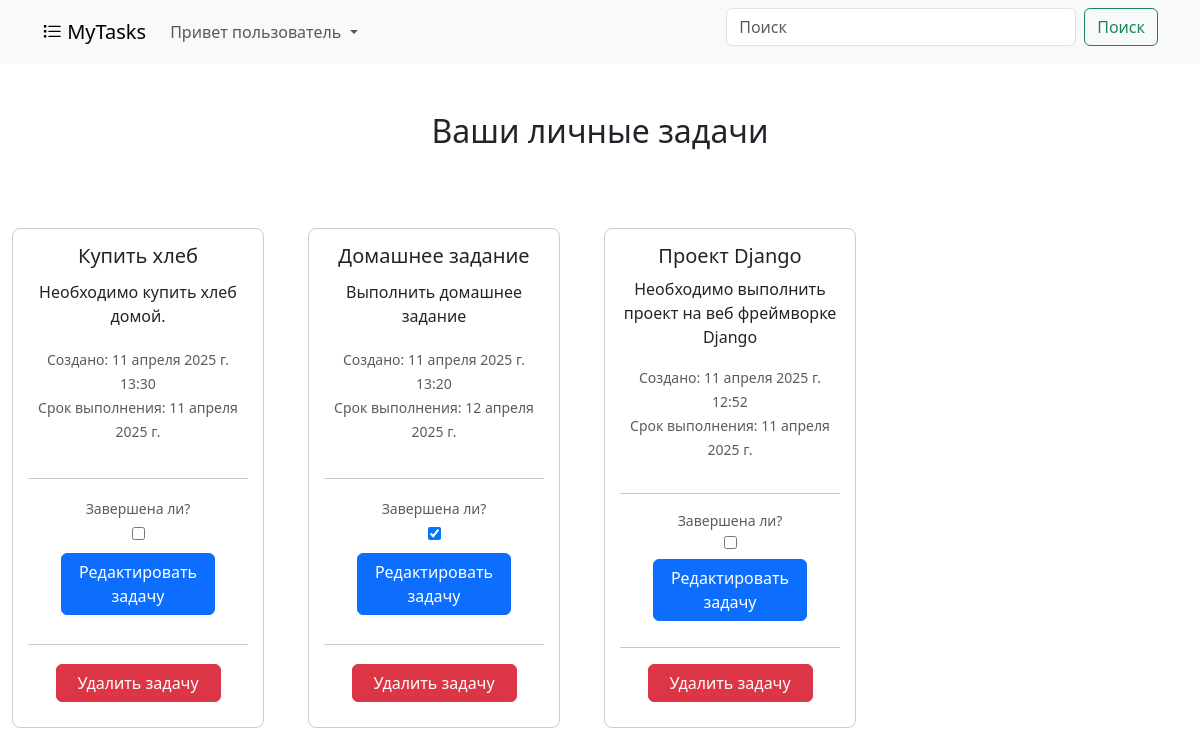
Before: /main/ (signed in) with the older database file.
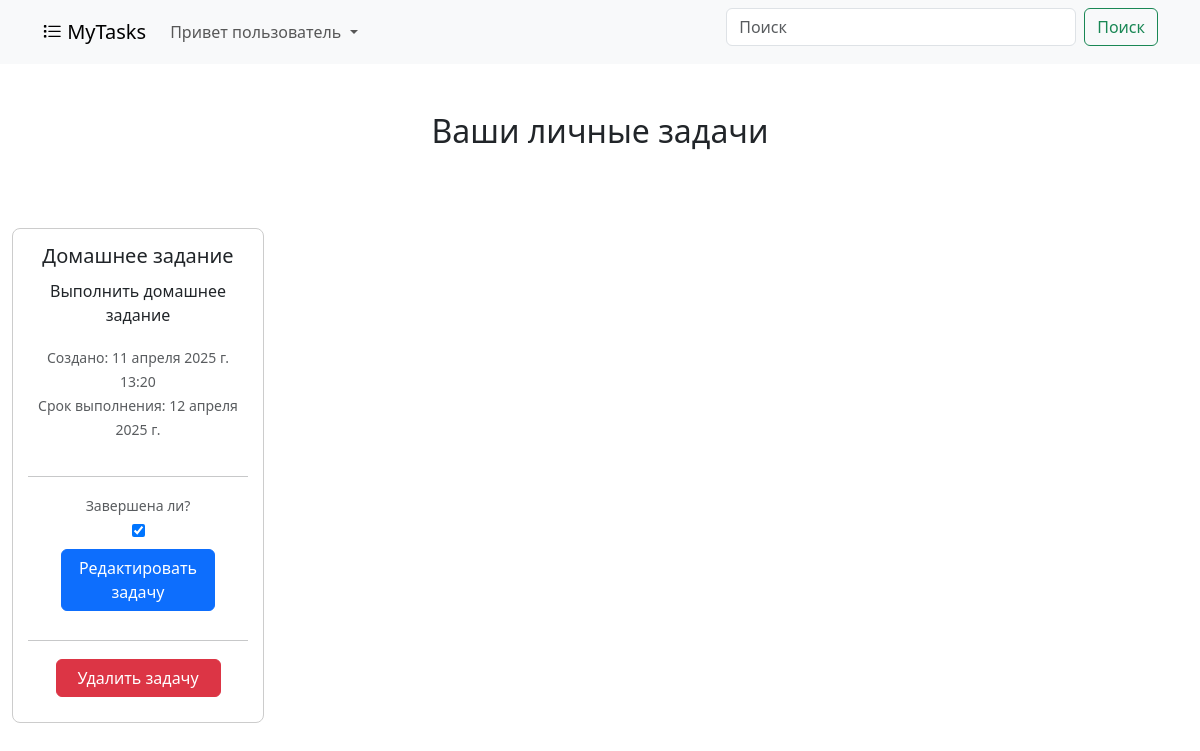
After: the same page with the newer database file.
### MyTasks/models.py (models this page shows, shortened)
class Task(models.Model):
    title = models.CharField(max_length=255, verbose_name="Название задачи")
    description = models.TextField(blank=True, null=True, verbose_name="Описание")
    created_at = models.DateTimeField(auto_now_add=True, verbose_name="Дата создания")
    due_date = models.DateField(blank=True, null=True, verbose_name="Срок выполнения")
    is_completed = models.BooleanField(default=False, verbose_name="Завершена")
    class Meta:
        verbose_name = "Задача"
        verbose_name_plural = "Задачи"
        ordering = ['-created_at']

### MyTasks/views.py (the view, shortened to what this page needs)
# urls.py: path('main/', index, name='main'),
def index(request):
    if not request.user.is_authenticated:
        return redirect('login')
    tasks = Task.objects.all()
    context = {
        'title': 'MyTasks',
        'tasks': tasks,
        'edit_task_id': request.POST.get('edit_task_id')
    }
    return render(request, 'MyTasks/main.html', context)

### MyTasks/templates/MyTasks/main.html (shortened to what this page needs)
{% extends 'base.html' %}
{% block main %}
<div class="d-flex justify-content-center">
    <h2>Ваши личные задачи</h2>
</div>
<div class="row">
    {% for task in tasks %}
    <div class="col-4 mb-4">
        <div class="card text-center" style="height: 100%; max-height: 500px;">
            <div class="card-body">
                {% if edit_task_id == task.id|stringformat:"s" %}
                <form method="POST">
                    {% csrf_token %}
                    <input type="hidden" name="task_id" value="{{ task.id }}">
                    <div class="form-group">
                        <input type="text" name="title" value="{{ task.title }}" class="form-control mb-2" required>
                        <textarea name="description" class="form-control mb-2" required>{{ task.description }}</textarea>
                        <input type="date" name="due_date" value="{{ task.due_date|date:'Y-m-d' }}" class="form-control mb-2" required>
                        <button type="submit" name="save_task" class="btn btn-success">Сохранить</button>
                        <a href="{% url 'main' %}" class="btn btn-secondary">Отмена</a>
                    </div>
                </form>
                {% else %}
                <h5 class="card-title">{{ task.title }}</h5>
                <p class="card-text">{{ task.description }}</p>
                <p class="card-text">
                    <small class="text-muted">Создано: {{ task.created_at }}</small><br>
                    <small class="text-muted">Срок выполнения: {{ task.due_date }}</small>
                </p>
                <hr>
                <small class="text-muted">Завершена ли?</small>
                <form action="{% url 'mark_task_completed' task.id %}" method="POST">
                    <input type="checkbox" name="completed" {% if task.is_completed %}checked{% endif %} onchange="this.form.submit()"/>
                </form>
                <form method="POST">
                    <button type="submit" class="btn btn-primary" style="width: 70%;">Редактировать задачу</button>
                </form>
                {% endif %}
                <hr>
                <form action="{% url 'delete_task' task.id %}" method="POST">
                    <button type="submit" class="btn btn-danger" style="width: 165px;">Удалить задачу</button>
                </form>
            </div>
        </div>
    </div>
    {% endfor %}
</div>
{% endblock %}

### templates/base.html (shortened to what this page needs)
{% load static %}
<!DOCTYPE html>
<html lang="en">
<head>
    <link href="https://cdn.jsdelivr.net/npm/bootstrap@5.3.3/dist/css/bootstrap.min.css" rel="stylesheet"
>
    <link rel="stylesheet" href="https://cdn.jsdelivr.net/npm/bootstrap-icons@1.11.1/font/bootstrap-icons.css">
    <link rel="stylesheet" href="{% static 'MyTasks/css/style.css' %}">
</head>
<body>
<nav class="navbar navbar-expand-lg bg-body-tertiary">
    <div class="container">
        <a class="navbar-brand" href="{% url 'main' %}"> <i class="bi bi-list-task"></i> MyTasks</a>
        <div class="collapse navbar-collapse" id="navbarSupportedContent">
            <ul class="navbar-nav me-auto mb-2 mb-lg-0">
                {% if request.user.is_authenticated %}
                <li class="nav-item dropdown">
                    <a class="nav-link dropdown-toggle" href="#" role="button" data-bs-toggle="dropdown"
                       aria-expanded="false">
                        Привет пользователь
                    </a>
                </li>
                {% endif %}
            </ul>
            {% if request.user.is_authenticated %}
            <form class="d-flex" role="search" method="get" action="{% url 'search' %}">
                <input name="q" class="form-control me-2" type="search" placeholder="Поиск" aria-label="Поиск" style="width: 350px;">
                <button class="btn btn-outline-success" type="submit">Поиск</button>
            </form>
            {% endif %}
        </div>
    </div>
</nav>
<div class="container mt-5" style="max-width: 1600px;">
    {% block main %}
    {% endblock main %}
</div>
</body>
</html>

### MyTasks/static/MyTasks/css/style.css (style rules this page uses)
.row { display: flex; flex-wrap: wrap; gap: 20px; }
.col-4 { flex: 0 0 23%; box-sizing: border-box; margin-top: 70px; }
.card { display: flex; flex-direction: column; height: 100%; border: 1px solid #ccc; border-radius: 8px; }
.card-body { display: flex; flex-direction: column; justify-content: space-between; padding: 15px; }
input, textarea, button { margin-bottom: 10px; }
.card { margin-bottom: 20px; }

Changed rows visible on the page:
removed Task: title "Купить хлеб", description "Необходимо купить хлеб домой.", created_at "11 апреля 2025 г. 13:30", due_date "11 апреля 2025 г."
removed Task: title "Проект Django", description "Необходимо выполнить проект на веб фреймворке Django", created_at "11 апреля 2025 г. 12:52", due_date "11 апреля 2025 г."
